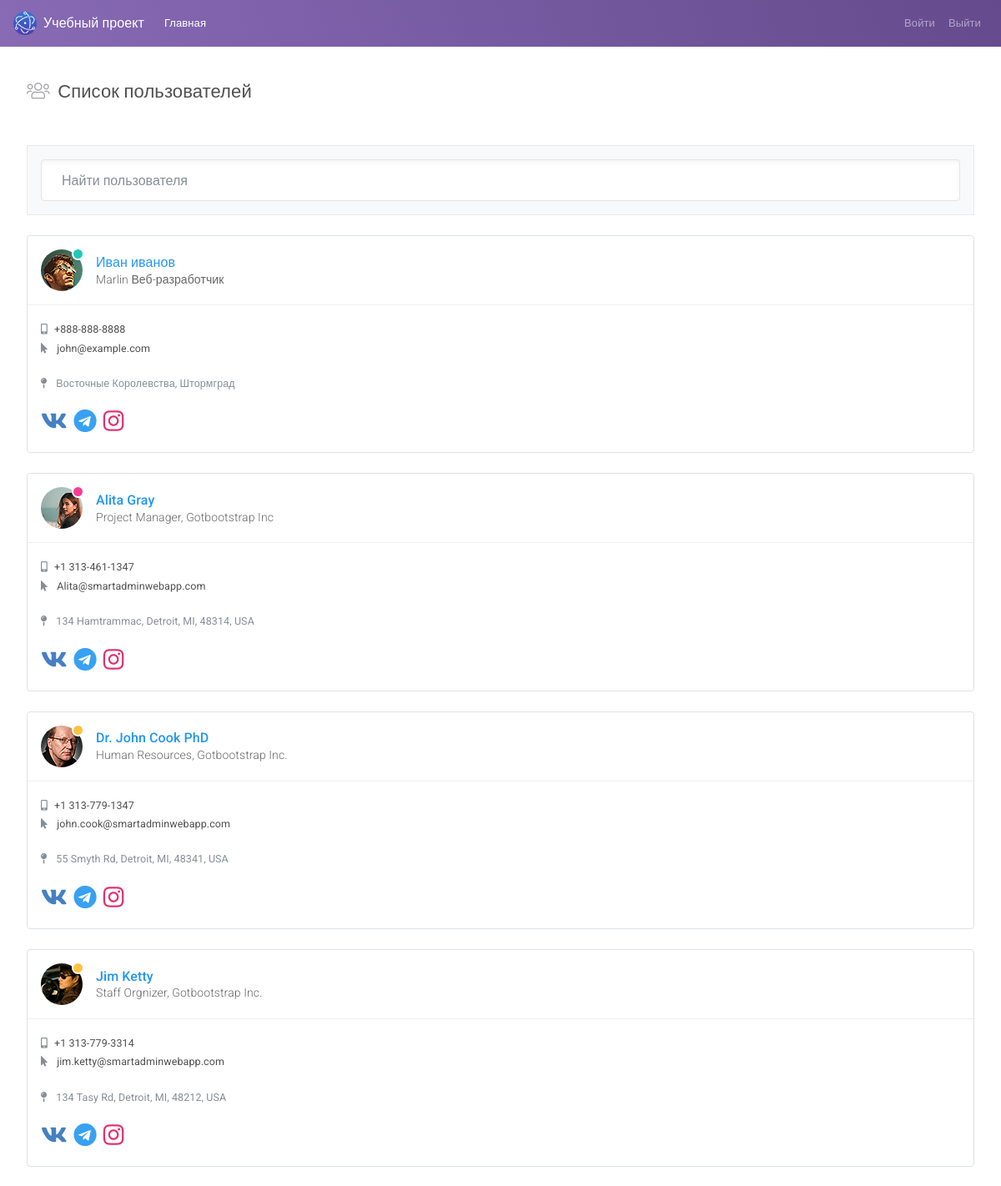
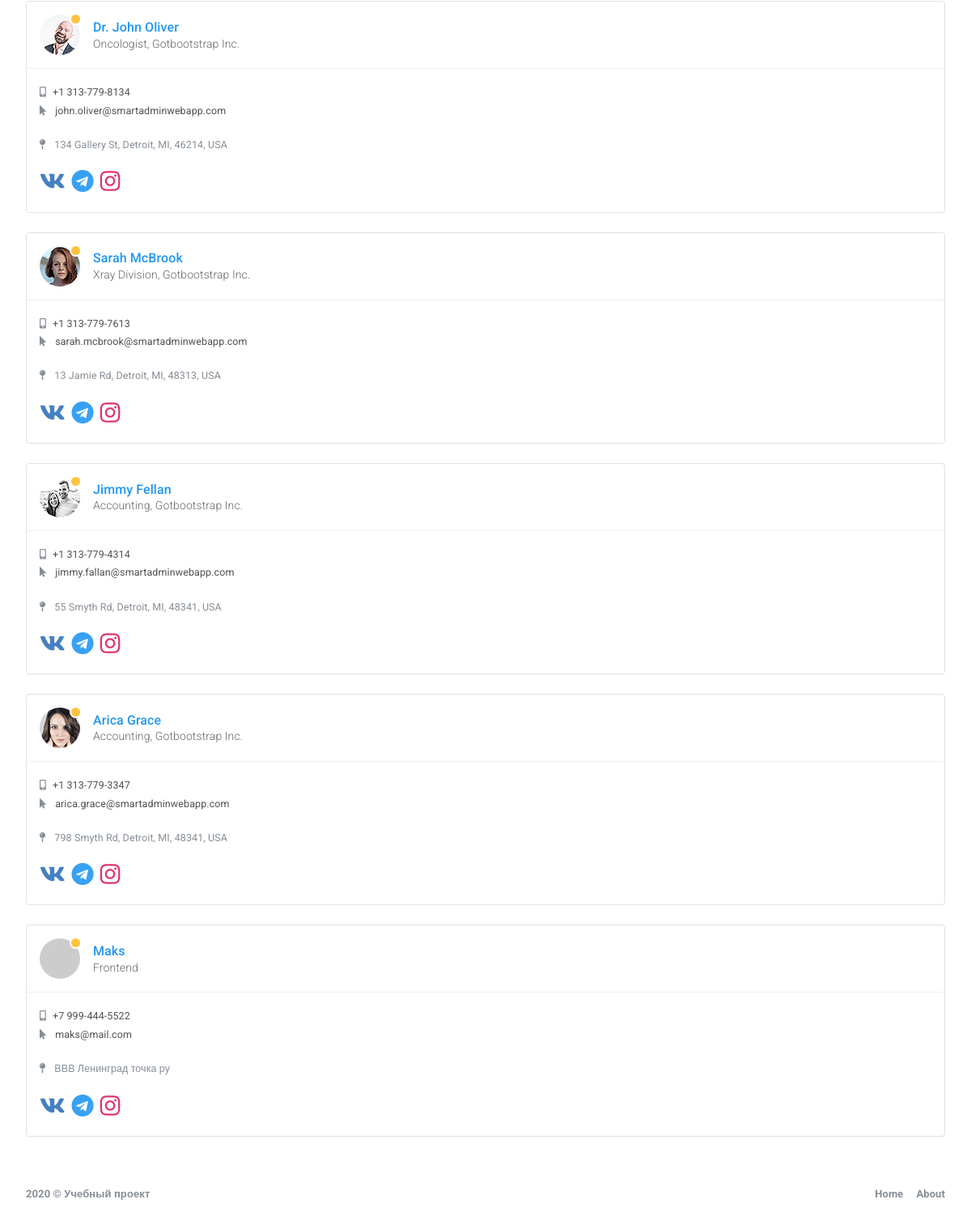
The page /users.php on the database its author committed (2 pictures, top to bottom).
### tables this page shows
CREATE TABLE `users_profile` (
  `id` int NOT NULL,
  `username` varchar(100) DEFAULT NULL,
  `phone` varchar(20) DEFAULT NULL,
  `address` varchar(355) DEFAULT NULL,
  `job` varchar(100) DEFAULT NULL,
  `user_id` int NOT NULL
);

CREATE TABLE `users` (
  `id` int NOT NULL,
  `email` varchar(255) NOT NULL,
  `password` varchar(255) NOT NULL,
  `avatar` varchar(255) DEFAULT NULL,
  `status` varchar(100) DEFAULT NULL,
  `role` varchar(100) DEFAULT 'user'
);

### includes/functions.php (called while the page is built, shortened)
<?php
function dbConnect() {
    $pdoOptions = [
        PDO::ATTR_EMULATE_PREPARES => false,
        PDO::ATTR_ERRMODE => PDO::ERRMODE_EXCEPTION,
        PDO::ATTR_DEFAULT_FETCH_MODE => PDO::FETCH_ASSOC
    ];
    static $connect = null;
    if ($connect === null) {
        try {
            $connect = new PDO("mysql:host=" . DB_HOST . ";dbname=" . DB_NAME . ";charset=utf8", DB_USER, DB_PASS, $pdoOptions);
        } catch (PDOException $e) {
            die($e->getMessage());
        }
    }
    return $connect;
}
function dbQuery($sql, $params = [], $exec = false) {
    $query = dbConnect()->prepare($sql);
    $query->execute($params);
    return $query;
}
function loggedIn() {
    return isset($_SESSION['login']) && !empty($_SESSION['login']);
}
function getUsers() {
    $sql = "SELECT `users`.`email`, `users`.`avatar`, `users`.`status`, `users_profile` . *  FROM `users` INNER JOIN `users_profile` ON `users` . `id` = `users_profile` . `user_id`";
    return dbQuery($sql)->fetchAll();
}
function phoneFormat($phone) {
    $phone = trim($phone);
    $number = trim(preg_replace('#[^0-9]#s', '', $phone));
    $length = strlen($number);
    if($length == 7) {
        $regex = '/([0-9]{1})([0-9]{3})([0-9]{3})([0-9]{4})/';
        $replace = '$1-$2';
    } elseif($length == 10) {
        $regex = '/([0-9]{3})([0-9]{3})([0-9]{4})/';
        $replace = '$1-$2-$3';
    } elseif($length == 11) {
        $regex = '/([0-9]{1})([0-9]{3})([0-9]{3})([0-9]{4})/';
        $replace = '$1 $2-$3-$4';
    } else {
        return $phone;
    }
    $formatted = preg_replace($regex, $replace, $number);
    return $formatted;
}

### users.php (the view, shortened to what this page needs)
<?php
include_once "includes/functions.php";
$users = getUsers();
include_once "templates/header.php";
?>
<main id="js-page-content" role="main" class="page-content mt-3">
  <div class="subheader">
    <h1 class="subheader-title">
      <i class='subheader-icon fal fa-users'></i> Список пользователей
    </h1>
  </div>
  <div class="row">
    <div class="col-xl-12">
      <div class="border-faded bg-faded p-3 mb-g d-flex mt-3">
        <input type="text" id="js-filter-contacts" name="filter-contacts"
               class="form-control shadow-inset-2 form-control-lg" placeholder="Найти пользователя">
      </div>
    </div>
  </div>
  <div class="row" id="js-contacts">
    <?php foreach ($users as $user) {
        $status = match ($user['status']) {
            'Отошел' => 'status-danger',
            'Онлайн' => 'status-success',
            default => 'status-warning',
        };
      ?>
    <div class="col-xl-4">
      <div id="c_1" class="card border shadow-0 mb-g shadow-sm-hover" data-filter-tags="oliver kopyov">
        <div class="card-body border-faded border-top-0 border-left-0 border-right-0 rounded-top">
          <div class="d-flex flex-row align-items-center">
                                <span class="status <?=$status?> mr-3">
                                    <span class="rounded-circle profile-image d-block "
                                          style="background-image:url('<?= $user["avatar"] ? $user["avatar"] :
                                              'https://ui-avatars.com/api/?name='. $user["username"] .'&background=random'?>'); background-size: cover;"></span>
                                </span>
            <div class="info-card-text flex-1">
              <a href="javascript:void(0);" class="fs-xl text-truncate text-truncate-lg text-info"
                 data-toggle="dropdown" aria-expanded="false">
                <?=$user["username"]?>
              </a>
              <span class="text-truncate text-truncate-xl"><?=$user["job"]?></span>
            </div>
          </div>
        </div>
        <div class="card-body p-0 collapse show">
          <div class="p-3">
            <a href="tel:+<?=$user["phone"]?>" class="mt-1 d-block fs-sm fw-400 text-dark">
              <i class="fas fa-mobile-alt text-muted mr-2"></i>+<?=phoneFormat($user["phone"])?></a>
            <a href="mailto:<?=$user["email"]?>" class="mt-1 d-block fs-sm fw-400 text-dark">
              <i class="fas fa-mouse-pointer text-muted mr-2"></i> <?=$user["email"]?></a>
            <address class="fs-sm fw-400 mt-4 text-muted">
              <i class="fas fa-map-pin mr-2"></i> <?=$user["address"]?>
            </address>
            <div class="d-flex flex-row">
              <a href="javascript:void(0);" class="mr-2 fs-xxl" style="color:#4680C2">
                <i class="fab fa-vk"></i>
              </a>
              <a href="javascript:void(0);" class="mr-2 fs-xxl" style="color:#38A1F3">
                <i class="fab fa-telegram"></i>
              </a>
              <a href="javascript:void(0);" class="mr-2 fs-xxl" style="color:#E1306C">
                <i class="fab fa-instagram"></i>
              </a>
            </div>
          </div>
        </div>
      </div>
    </div>
    <?php } ?>
  </div>
</main>
<footer class="page-footer" role="contentinfo">
  <div class="d-flex align-items-center flex-1 text-muted">
    <span class="hidden-md-down fw-700">2020 © Учебный проект</span>
  </div>
  <div>
    <ul class="list-table m-0">
      <li><a href="intel_introduction.html" class="text-secondary fw-700">Home</a></li>
      <li class="pl-3"><a href="info_app_licensing.html" class="text-secondary fw-700">About</a></li>
    </ul>
  </div>
</footer>
</body>
</html>

### templates/header.php (shortened to what this page needs)
<?php
include_once "includes/functions.php";
?>
<!DOCTYPE html>
<html lang="en">
<head>
    <link id="vendorsbundle" rel="stylesheet" media="screen, print" href="css/vendors.bundle.css">
    <link id="appbundle" rel="stylesheet" media="screen, print" href="css/app.bundle.css">
    <link id="myskin" rel="stylesheet" media="screen, print" href="css/skins/skin-master.css">
    <link rel="stylesheet" media="screen, print" href="css/fa-solid.css">
    <link rel="stylesheet" media="screen, print" href="css/fa-brands.css">
    <link rel="stylesheet" media="screen, print" href="css/fa-regular.css">
</head>
<body>
<nav class="navbar navbar-expand-lg navbar-dark bg-primary bg-primary-gradient">
    <a class="navbar-brand d-flex align-items-center fw-500" href="users.php"><img alt="logo"
                                                                                   class="d-inline-block align-top mr-2"
                                                                                   src="img/logo.png"> Учебный проект</a>
    <div class="collapse navbar-collapse" id="navbarColor02">
        <ul class="navbar-nav mr-auto">
            <li class="nav-item active">
                <a class="nav-link" href="users.php">Главная <span class="sr-only">(current)</span></a>
            </li>
        </ul>
        <ul class="navbar-nav ml-auto">
            <?php if (!loggedIn()) { ?>
                <li class="nav-item">
                    <a class="nav-link" href="page_login.php">Войти</a>
                </li>
            <?php } ?>
            <li class="nav-item">
                <a class="nav-link" href="includes/logout.php">Выйти</a>
            </li>
        </ul>
    </div>
</nav>

### css/fa-solid.css (style rules this page uses)
.fa,.fas { font-family:'Font Awesome 5 Pro';font-weight:900 }

### css/fa-brands.css (style rules this page uses)
.fab { font-family:'Font Awesome 5 Brands';font-weight:400 }

### rows shown on the page
users_profile: user.avatar (picture), username "Иван иванов", job "Marlin Веб-разработчик", phone "888-888-8888", user.email "john@example.com", address "Восточные Королевства, Штормград"
users_profile: user.avatar (picture), username "Alita Gray", job "Project Manager, Gotbootstrap Inc", phone "1 313-461-1347", user.email "Alita@smartadminwebapp.com", address "134 Hamtrammac, Detroit, MI, 48314, USA"
users_profile: user.avatar (picture), username "Dr. John Cook PhD", job "Human Resources, Gotbootstrap Inc.", phone "1 313-779-1347", user.email "john.cook@smartadminwebapp.com", address "55 Smyth Rd, Detroit, MI, 48341, USA"
users_profile: user.avatar (picture), username "Jim Ketty", job "Staff Orgnizer, Gotbootstrap Inc.", phone "1 313-779-3314", user.email "jim.ketty@smartadminwebapp.com", address "134 Tasy Rd, Detroit, MI, 48212, USA"
users_profile: user.avatar (picture), username "Dr. John Oliver", job "Oncologist, Gotbootstrap Inc.", phone "1 313-779-8134", user.email "john.oliver@smartadminwebapp.com", address "134 Gallery St, Detroit, MI, 46214, USA"
users_profile: user.avatar (picture), username "Sarah McBrook", job "Xray Division, Gotbootstrap Inc.", phone "1 313-779-7613", user.email "sarah.mcbrook@smartadminwebapp.com", address "13 Jamie Rd, Detroit, MI, 48313, USA"
users_profile: user.avatar (picture), username "Jimmy Fellan", job "Accounting, Gotbootstrap Inc.", phone "1 313-779-4314", user.email "jimmy.fallan@smartadminwebapp.com", address "55 Smyth Rd, Detroit, MI, 48341, USA"
users_profile: user.avatar (picture), username "Arica Grace", job "Accounting, Gotbootstrap Inc.", phone "1 313-779-3347", user.email "arica.grace@smartadminwebapp.com", address "798 Smyth Rd, Detroit, MI, 48341, USA"
users_profile: username "Maks", job "Frontend", phone "7 999-444-5522", user.email "maks@mail.com", address "ВВВ Ленинград точка ру"
